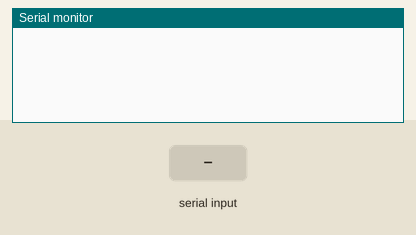
Simulated run of this sketch. Board: Arduino Uno, built with avr-gcc and run on an emulated ATmega328P. On the bench: the last lines printed to the serial monitor. Inputs (shaded band) come from the test bench.

Above: at 1.2 s.
1.3 s: "CONNECT\n" received over Serial
At 2.1 s:
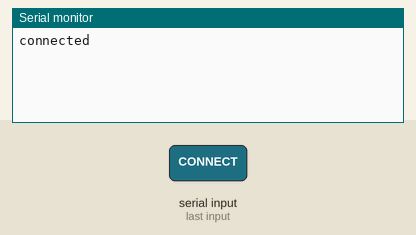
2.8 s: "CREDITS\n" received over Serial
At 3.3 s:
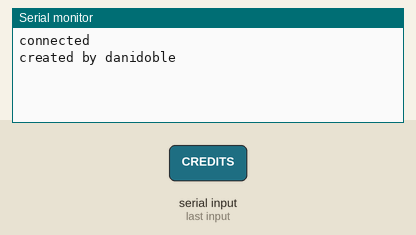
4.3 s: "HI\n" received over Serial
At 5.4 s:
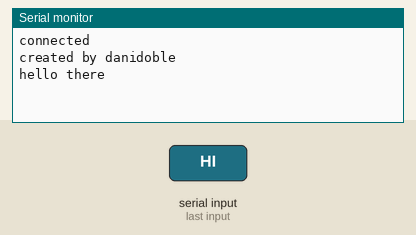
5.8 s: "1\n" received over Serial
At 6.5 s:
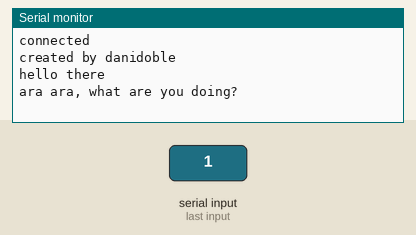

Measured:
- after the input at 1.3 s, the serial monitor: prints a new line at once (image 1)
- after the input at 2.8 s, the serial monitor: prints a new line at once (image 2)
- after the input at 4.3 s, the serial monitor: prints a new line at once (image 3)
- after the input at 5.8 s, the serial monitor: prints a new line at once (image 4)

The sketch:

firmware.ino
```cpp
void setup() {
  Serial.begin(9600);
}

void loop() {
  if (Serial.available() > 0) { // Check if data to read is available
    String comando = Serial.readStringUntil('\n'); // read the data until a new line is found
    comando.trim(); // remove leading/trailing whitespace and \r characters

    if(comando == "CONNECT"){
      Serial.println("connected");
    } else if (comando == "CREDITS") {
      Serial.println("created by danidoble");
    } else if (comando == "HI") {
      Serial.println("hello there");
    } else {
      Serial.println("ara ara, what are you doing?");
    }
  }
}
```
